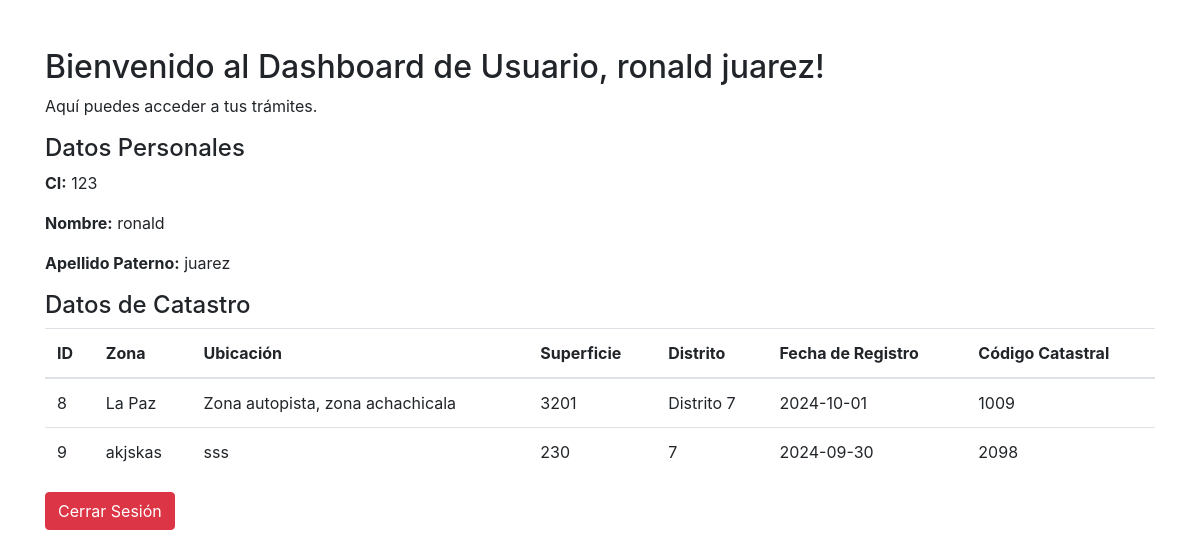
Page /usuario.php (signed in) on the committed database.
### tables this page shows
CREATE TABLE `persona` (
  `ci` varchar(20) NOT NULL,
  `nombre` varchar(50) NOT NULL,
  `paterno` varchar(50) NOT NULL
);

CREATE TABLE `catastro` (
  `id` int(11) NOT NULL,
  `zona` varchar(50) NOT NULL,
  `ubicacion` varchar(100) NOT NULL,
  `superficie` float NOT NULL,
  `ci` varchar(20) DEFAULT NULL,
  `distrito` varchar(50) DEFAULT NULL,
  `fecha_registro` date DEFAULT NULL,
  `codigo_catastral` varchar(20) DEFAULT NULL
);

### usuario.php (the view, shortened to what this page needs)
<?php
$host = 'localhost';
$usuario = 'usuario';
$contraseña = 'YES';
$bd = 'bdmaria';
$conn = new mysqli($host, $usuario, $contraseña, $bd);
$ci = $_SESSION['username'];
$sqlPersona = "SELECT * FROM Persona WHERE ci = ?";
$stmtPersona = $conn->prepare($sqlPersona);
$stmtPersona->bind_param('s', $ci);
$stmtPersona->execute();
$resultPersona = $stmtPersona->get_result();
if ($resultPersona->num_rows === 1) {
    $usuario = $resultPersona->fetch_assoc();
} else {
    die("Usuario no encontrado.");
}
$sqlCatastro = "SELECT * FROM Catastro WHERE ci = ?";
$stmtCatastro = $conn->prepare($sqlCatastro);
$stmtCatastro->bind_param('s', $ci);
$stmtCatastro->execute();
$resultCatastro = $stmtCatastro->get_result();
?>
<!DOCTYPE html>
<html lang="es">
<head>
    <link rel="stylesheet" href="https://stackpath.bootstrapcdn.com/bootstrap/4.5.2/css/bootstrap.min.css">
</head>
<body>
<div class="container mt-5">
    <h2>Bienvenido al Dashboard de Usuario, <?php echo htmlspecialchars($usuario['nombre']) . ' ' . htmlspecialchars($usuario['paterno']); ?>!</h2>
    <p>Aquí puedes acceder a tus trámites.</p>
    <h4>Datos Personales</h4>
    <p><strong>CI:</strong> <?php echo htmlspecialchars($usuario['ci']); ?></p>
    <p><strong>Nombre:</strong> <?php echo htmlspecialchars($usuario['nombre']); ?></p>
    <p><strong>Apellido Paterno:</strong> <?php echo htmlspecialchars($usuario['paterno']); ?></p>
    <h4>Datos de Catastro</h4>
    <?php if ($resultCatastro->num_rows > 0): ?>
        <table class="table">
            <thead>
                <tr>
                    <th>ID</th>
                    <th>Zona</th>
                    <th>Ubicación</th>
                    <th>Superficie</th>
                    <th>Distrito</th>
                    <th>Fecha de Registro</th>
                    <th>Código Catastral</th>
                </tr>
            </thead>
            <tbody>
                <?php while ($catastro = $resultCatastro->fetch_assoc()): ?>
                    <tr>
                        <td><?php echo htmlspecialchars($catastro['id']); ?></td>
                        <td><?php echo htmlspecialchars($catastro['zona']); ?></td>
                        <td><?php echo htmlspecialchars($catastro['ubicacion']); ?></td>
                        <td><?php echo htmlspecialchars($catastro['superficie']); ?></td>
                        <td><?php echo htmlspecialchars($catastro['distrito']); ?></td>
                        <td><?php echo htmlspecialchars($catastro['fecha_registro']); ?></td>
                        <td><?php echo htmlspecialchars($catastro['codigo_catastral']); ?></td>
                    </tr>
                <?php endwhile; ?>
            </tbody>
        </table>
    <?php else: ?>
        <p>No hay datos de catastro para este usuario.</p>
    <?php endif; ?>
    <a href="login.php" class="btn btn-danger">Cerrar Sesión</a>
</div>
</body>
</html>

### rows in the picture
persona: nombre "ronald", paterno "juarez", ci "123"
catastro: id "8", zona "La Paz", ubicacion "Zona autopista, zona achachicala", superficie "3201", distrito "Distrito 7", fecha_registro "2024-10-01", codigo_catastral "1009"
catastro: id "9", zona "akjskas", ubicacion "sss", superficie "230", distrito "7", fecha_registro "2024-09-30", codigo_catastral "2098"
